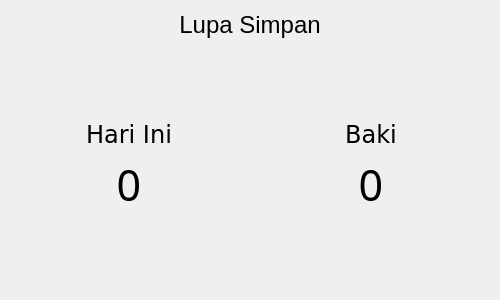
<?xml version="1.0" encoding="UTF-8"?>
<ui version="4.0">
 <class>MainPage</class>
 <widget class="QWidget" name="MainPage">
  <property name="geometry">
   <rect>
    <x>0</x>
    <y>0</y>
    <width>500</width>
    <height>300</height>
   </rect>
  </property>
  <property name="sizePolicy">
   <sizepolicy hsizetype="Expanding" vsizetype="Expanding">
    <horstretch>0</horstretch>
    <verstretch>0</verstretch>
   </sizepolicy>
  </property>
  <property name="windowTitle">
   <string>Form</string>
  </property>
  <layout class="QVBoxLayout" name="verticalLayout" stretch="0,0,0,0">
   <item>
    <widget class="QLabel" name="mainTitle">
     <property name="font">
      <font>
       <pointsize>18</pointsize>
      </font>
     </property>
     <property name="layoutDirection">
      <enum>Qt::LayoutDirection::RightToLeft</enum>
     </property>
     <property name="text">
      <string>Lupa Simpan</string>
     </property>
     <property name="alignment">
      <set>Qt::AlignmentFlag::AlignCenter</set>
     </property>
     <property name="margin">
      <number>0</number>
     </property>
    </widget>
   </item>
   <item>
    <spacer name="verticalSpacer_2">
     <property name="orientation">
      <enum>Qt::Orientation::Vertical</enum>
     </property>
     <property name="sizeHint" stdset="0">
      <size>
       <width>20</width>
       <height>40</height>
      </size>
     </property>
    </spacer>
   </item>
   <item>
    <layout class="QHBoxLayout" name="horizontalLayout_2">
     <item>
      <layout class="QVBoxLayout" name="verticalLayout_2">
       <item>
        <widget class="QLabel" name="hariIniTitleLabel">
         <property name="font">
          <font>
           <family>Verdana</family>
           <pointsize>18</pointsize>
          </font>
         </property>
         <property name="text">
          <string>Hari Ini</string>
         </property>
         <property name="alignment">
          <set>Qt::AlignmentFlag::AlignCenter</set>
         </property>
        </widget>
       </item>
       <item>
        <widget class="QLabel" name="hariIniLabel">
         <property name="palette">
          <palette>
           <active>
            <colorrole role="WindowText">
             <brush brushstyle="SolidPattern">
              <color alpha="255">
               <red>0</red>
               <green>0</green>
               <blue>0</blue>
              </color>
             </brush>
            </colorrole>
           </active>
           <inactive>
            <colorrole role="WindowText">
             <brush brushstyle="SolidPattern">
              <color alpha="255">
               <red>0</red>
               <green>0</green>
               <blue>0</blue>
              </color>
             </brush>
            </colorrole>
           </inactive>
           <disabled/>
          </palette>
         </property>
         <property name="font">
          <font>
           <family>Cascadia Mono</family>
           <pointsize>32</pointsize>
          </font>
         </property>
         <property name="autoFillBackground">
          <bool>false</bool>
         </property>
         <property name="text">
          <string>0</string>
         </property>
         <property name="alignment">
          <set>Qt::AlignmentFlag::AlignCenter</set>
         </property>
        </widget>
       </item>
      </layout>
     </item>
     <item>
      <layout class="QVBoxLayout" name="verticalLayout_3">
       <item>
        <widget class="QLabel" name="bakiTitleLabel">
         <property name="font">
          <font>
           <family>Verdana</family>
           <pointsize>18</pointsize>
           <bold>false</bold>
          </font>
         </property>
         <property name="text">
          <string>Baki</string>
         </property>
         <property name="alignment">
          <set>Qt::AlignmentFlag::AlignCenter</set>
         </property>
        </widget>
       </item>
       <item>
        <widget class="QLabel" name="bakiLabel">
         <property name="font">
          <font>
           <family>Cascadia Code</family>
           <pointsize>32</pointsize>
          </font>
         </property>
         <property name="text">
          <string>0</string>
         </property>
         <property name="alignment">
          <set>Qt::AlignmentFlag::AlignCenter</set>
         </property>
        </widget>
       </item>
      </layout>
     </item>
    </layout>
   </item>
   <item>
    <spacer name="verticalSpacer">
     <property name="orientation">
      <enum>Qt::Orientation::Vertical</enum>
     </property>
     <property name="sizeHint" stdset="0">
      <size>
       <width>20</width>
       <height>40</height>
      </size>
     </property>
    </spacer>
   </item>
  </layout>
 </widget>
 <resources/>
 <connections/>
</ui>
